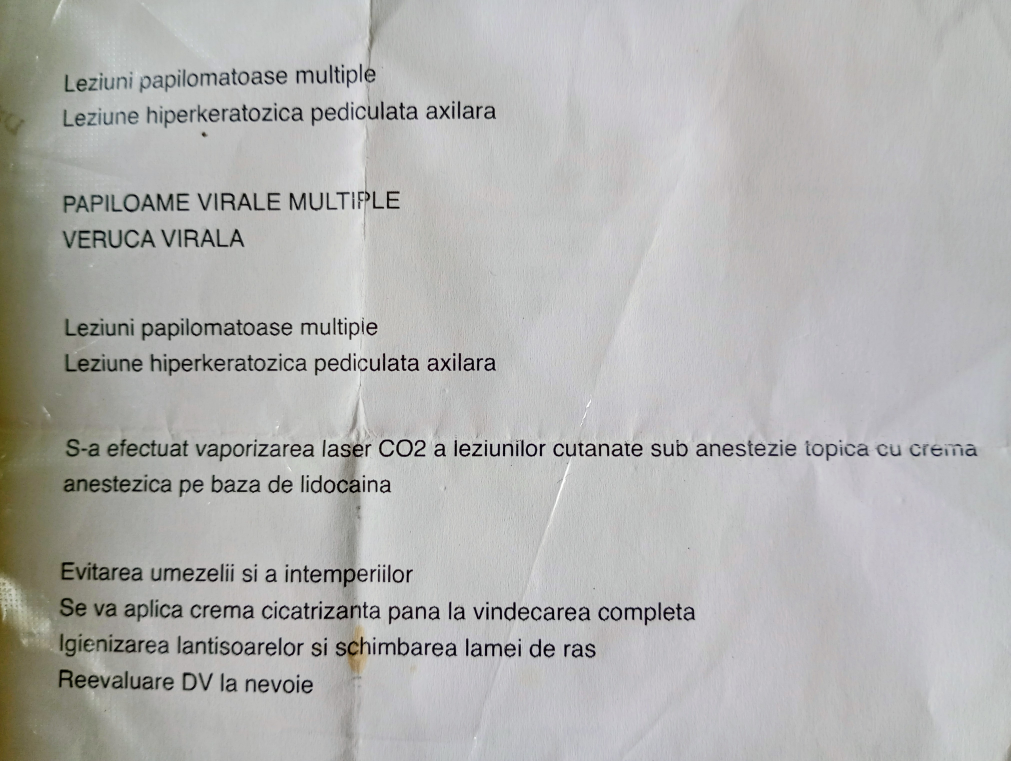
#> input picture testing space/temp_img.jpg, 4042 x 3043 px (shown at 1/4 size); its folder holds only this picture in this run
$ python -i ocr.py   (imports and definitions only)
#> lines starting #> are read from the running program, lines starting #| are printed output that depends on the picture
"""OCR Service for text extraction and processing"""
import pytesseract
from PIL import Image, ImageEnhance, ImageFilter, ImageOps
import io
import logging

# Set up logging instead of print statements
logger = logging.getLogger(__name__)

def preprocess_image_aggressive(image_input):
    """Aggressive image preprocessing for better OCR accuracy"""
#> called with image_input = '../../testing space/temp_img.jpg'
    try:
        # Handle different input types
        if isinstance(image_input, bytes):
            image = Image.open(io.BytesIO(image_input))
        elif hasattr(image_input, 'seek'):  # BytesIO object
            image_input.seek(0)
            image = Image.open(image_input)
        elif isinstance(image_input, Image.Image):  # Already PIL Image
            image = image_input
        else:
            image = Image.open(image_input)  # File path
#> image is the input picture: PIL image 4042x3043 RGB; mean R, G, B 178.6, 178.5, 177

        # Convert to RGB if needed
        if image.mode != 'RGB':
            image = image.convert('RGB')

        # Resize if too small (OCR works better on larger images)
        width, height = image.size
#> width = 4042; height = 3043
        if width < 1000 or height < 1000:
            scale_factor = max(1000/width, 1000/height)
            new_width = int(width * scale_factor)
            new_height = int(height * scale_factor)
            image = image.resize((new_width, new_height), Image.Resampling.LANCZOS)

        # Convert to grayscale
        grayscale = image.convert('L')
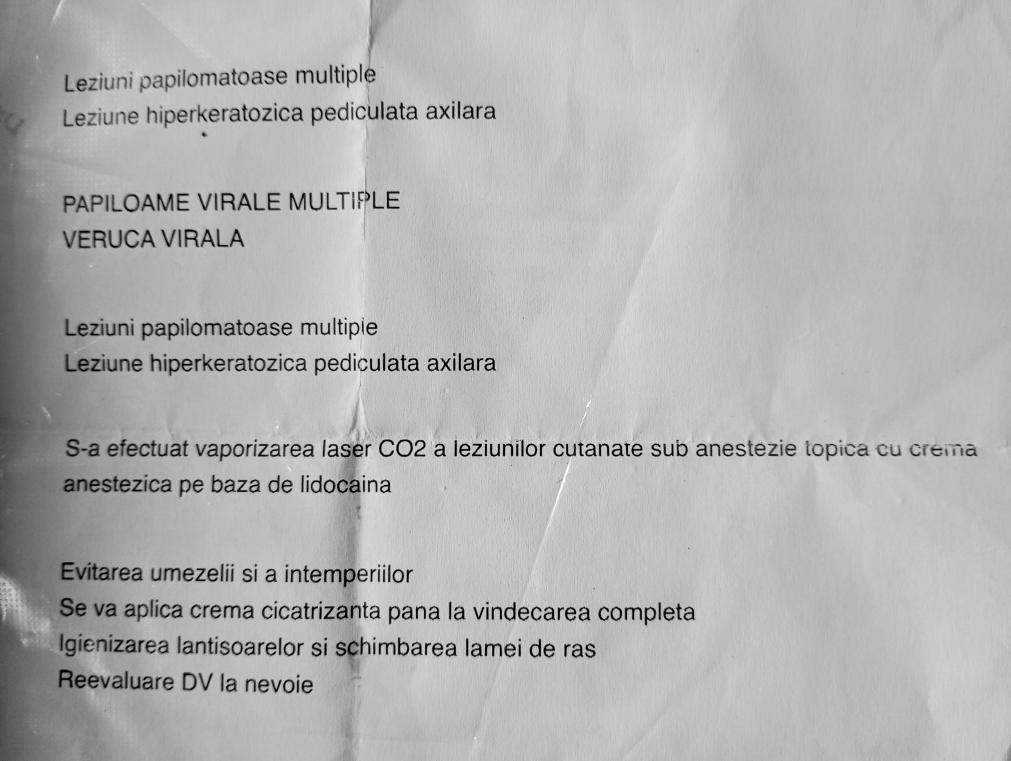
#> grayscale: PIL image 4042x3043 L (shown at 1/4 size); min 0, max 255, mean 178.3

        # Auto-contrast to improve contrast
        autocontrast = ImageOps.autocontrast(grayscale)

        # Enhance contrast further
        enhancer = ImageEnhance.Contrast(autocontrast)
        enhanced = enhancer.enhance(1.5)
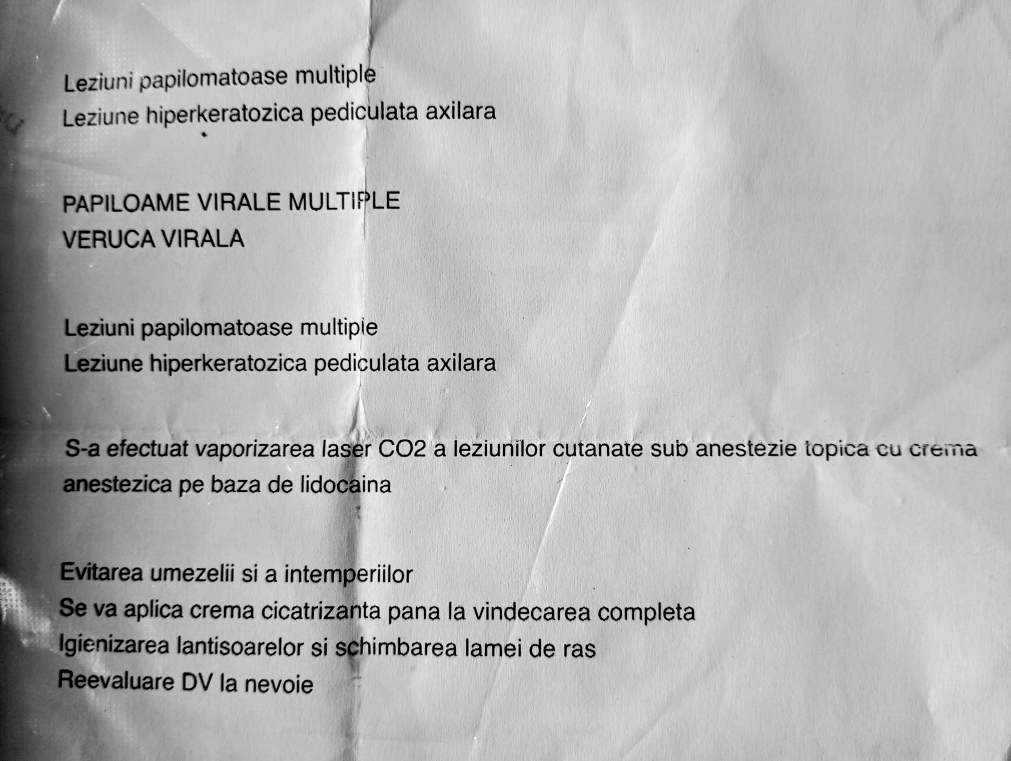
#> enhanced: PIL image 4042x3043 L (shown at 1/4 size); min 0, max 255, mean 179.3

        # Apply sharpening filter
        sharpened = enhanced.filter(ImageFilter.SHARPEN)

        return sharpened

    except Exception as e:
        logger.error(f"Aggressive preprocessing failed: {e}")
        return preprocess_image_simple(image_input)

# [235 lines left out: functions preprocess_image_simple, extract_text_from_image, estimate_text_quality, get_mock_ocr_text, extract_text_confidence, not called in this run]

# Convenience function for basic text extraction
def extract_text_basic(image_input):
    """Simple text extraction without confidence data"""
    return extract_text_from_image(image_input)

>>> result = preprocess_image_aggressive('../../testing space/temp_img.jpg')
